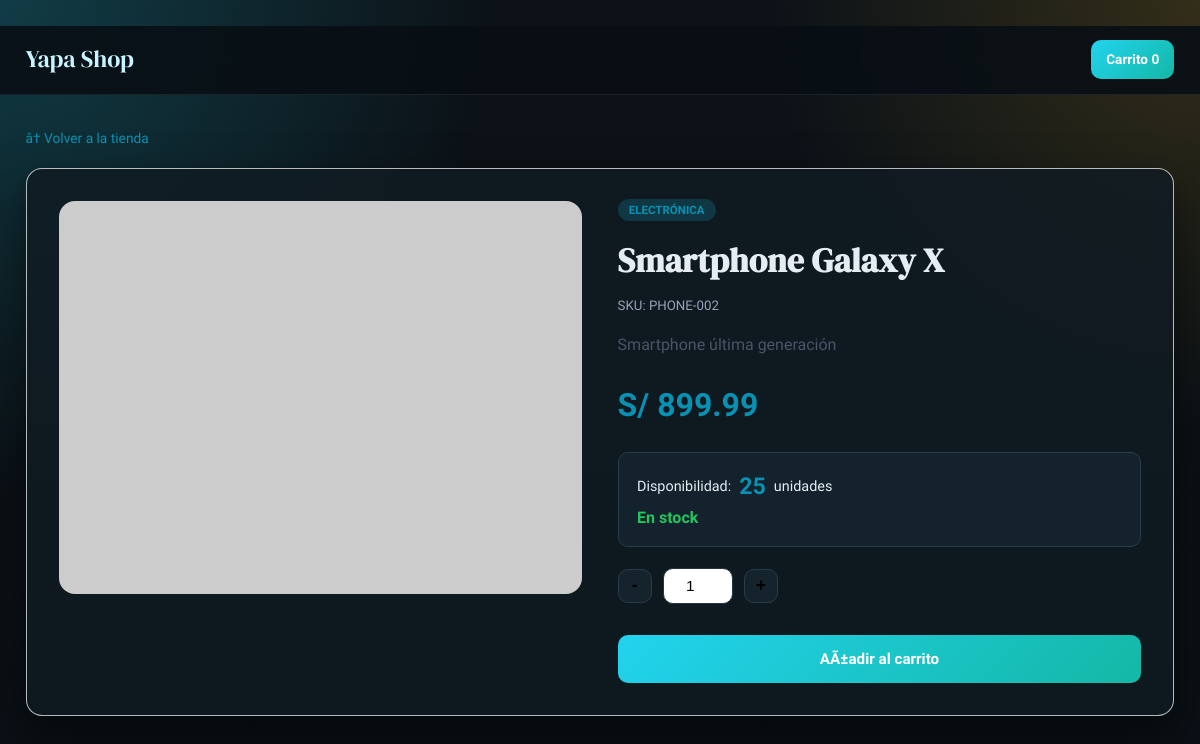
The page /store/product/2 on the database as committed earlier.
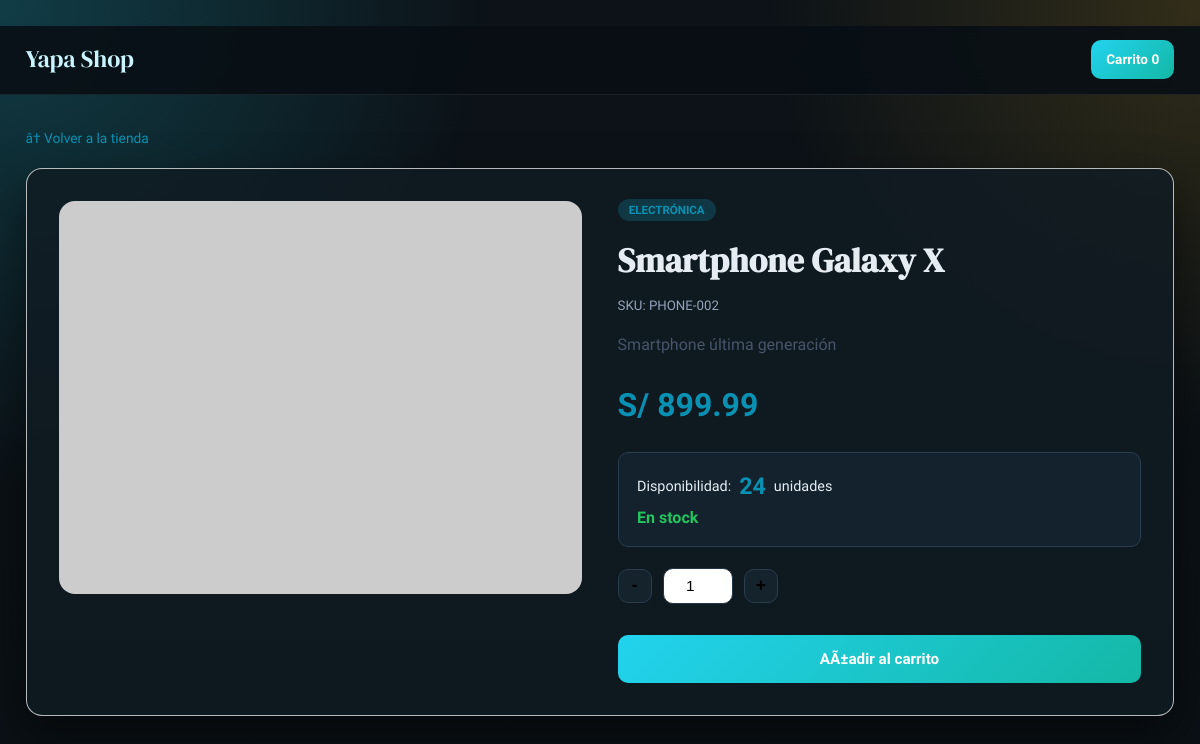
The same page on the database as committed later.
### models.py (models this page shows, shortened)
class Product(db.Model):
    __tablename__ = 'products'
    id = db.Column(db.Integer, primary_key=True)
    sku = db.Column(db.String(50), unique=True, nullable=False)
    name = db.Column(db.String(200), nullable=False)
    category = db.Column(db.String(100), default='General')
    price = db.Column(db.Float, nullable=False, default=0.0)
    stock = db.Column(db.Integer, nullable=False, default=0)
    description = db.Column(db.Text, default='')
    image_url = db.Column(db.String(500), default='')
    created_at = db.Column(db.DateTime, default=datetime.utcnow)
    updated_at = db.Column(db.DateTime, default=datetime.utcnow, onupdate=datetime.utcnow)

### app.py (the view)
@app.route('/store/product/<int:product_id>')
def store_product_detail(product_id):
    product = Product.query.get_or_404(product_id)
    return render_template('store/product_detail.html', product=product)

### app.py (called while the page is built, shortened)
def current_admin_user():
    return session.get('admin_user', 'anonymous')

def current_admin_role():
    return session.get('admin_role', 'guest')

def ensure_csrf_token():
    token = session.get('csrf_token')
    if not token:
        token = secrets.token_hex(16)
        session['csrf_token'] = token
    return token

@app.context_processor
def inject_session_context():
    return {
        'csrf_token': ensure_csrf_token(),
        'admin_role': current_admin_role(),
        'admin_user': current_admin_user(),
        'product_image_src': product_image_src,
        'product_image_proxy_src': product_image_proxy_src
    }

def _normalize_external_url(raw_url: str) -> str:
    if not raw_url:
        return ''
    value = raw_url.strip()
    if not value:
        return ''
    if value.startswith('//'):
        return f'https:{value}'
    parsed = urlparse(value)
    if not parsed.scheme:
        return f'https://{value}'
    return value

@app.before_request
def enforce_admin_csrf():
    return None

### templates/store/product_detail.html (shortened to what this page needs)
﻿<!DOCTYPE html>
<html lang="es">
<head>
    <link rel="stylesheet" href="{{ url_for('static', filename='css/style.css') }}">
</head>
<body class="store-page">
    <header class="store-header">
        <div class="header-inner">
            <a href="{{ url_for('store_home') }}" class="store-logo">Yapa Shop</a>
            <div class="header-right">
                <a href="{{ url_for('store_cart') }}" class="cart-btn" id="btn-cart">
                    Carrito <span id="cart-count">0</span>
                </a>
            </div>
        </div>
    </header>
    <main class="product-detail-page">
        <a href="{{ url_for('store_home') }}" class="breadcrumb" id="breadcrumb-home">â† Volver a la tienda</a>
        <div class="product-detail-container">
            <div class="product-detail-image">
                {% if product.image_url %}
                    <img src="{{ product_image_src(product.image_url) }}"
                         data-proxy-src="{{ product_image_proxy_src(product.image_url) }}"
                         alt="{{ product.name }}"
                         id="product-main-image"
                         class="remote-image">
                {% else %}
                    <div class="image-placeholder-large">Producto</div>
                {% endif %}
            </div>
            <div class="product-detail-info">
                <span class="product-category-tag" id="product-category">{{ product.category }}</span>
                <h1 class="product-detail-name" id="product-name">{{ product.name }}</h1>
                <p class="product-sku" id="product-sku">SKU: {{ product.sku }}</p>
                <p class="product-description" id="product-description">{{ product.description }}</p>
                <div class="product-detail-price" id="product-price">S/ {{ "%.2f"|format(product.price) }}</div>
                <div class="stock-realtime-container">
                    <div class="stock-counter" id="stock-display">
                        <span class="stock-label">Disponibilidad:</span>
                        <span class="stock-value" id="stock-count">{{ product.stock }}</span>
                        <span class="stock-unit">unidades</span>
                    </div>
                    <div class="stock-status" id="stock-status-text">
                        {% if product.stock > 0 %}
                            <span class="status-available">En stock</span>
                        {% else %}
                            <span class="status-outofstock">Agotado</span>
                        {% endif %}
                    </div>
                </div>
                <div class="add-to-cart-container">
                    <div class="qty-selector">
                        <button onclick="changeQty(-1)" id="btn-qty-decrease">-</button>
                        <input type="number" id="qty-input" value="1" min="1"
                               max="{{ product.stock }}" {% if product.stock == 0 %}disabled{% endif %}>
                        <button onclick="changeQty(1)" id="btn-qty-increase">+</button>
                    </div>
                    <button class="btn-add-to-cart-detail
                            {% if product.stock == 0 %}btn-out-of-stock{% else %}btn-available{% endif %}"
                            id="btn-add-to-cart"
                            data-product-id="{{ product.id }}"
                            onclick="addToCartDetail()">
                        {% if product.stock == 0 %}Sin Stock{% else %}AÃ±adir al carrito{% endif %}
                    </button>
                </div>
            </div>
        </div>
    </main>
</body>
</html>

Rows that differ between the two databases and show on the page:
changed Product "Smartphone Galaxy X": stock "25" → "24"
